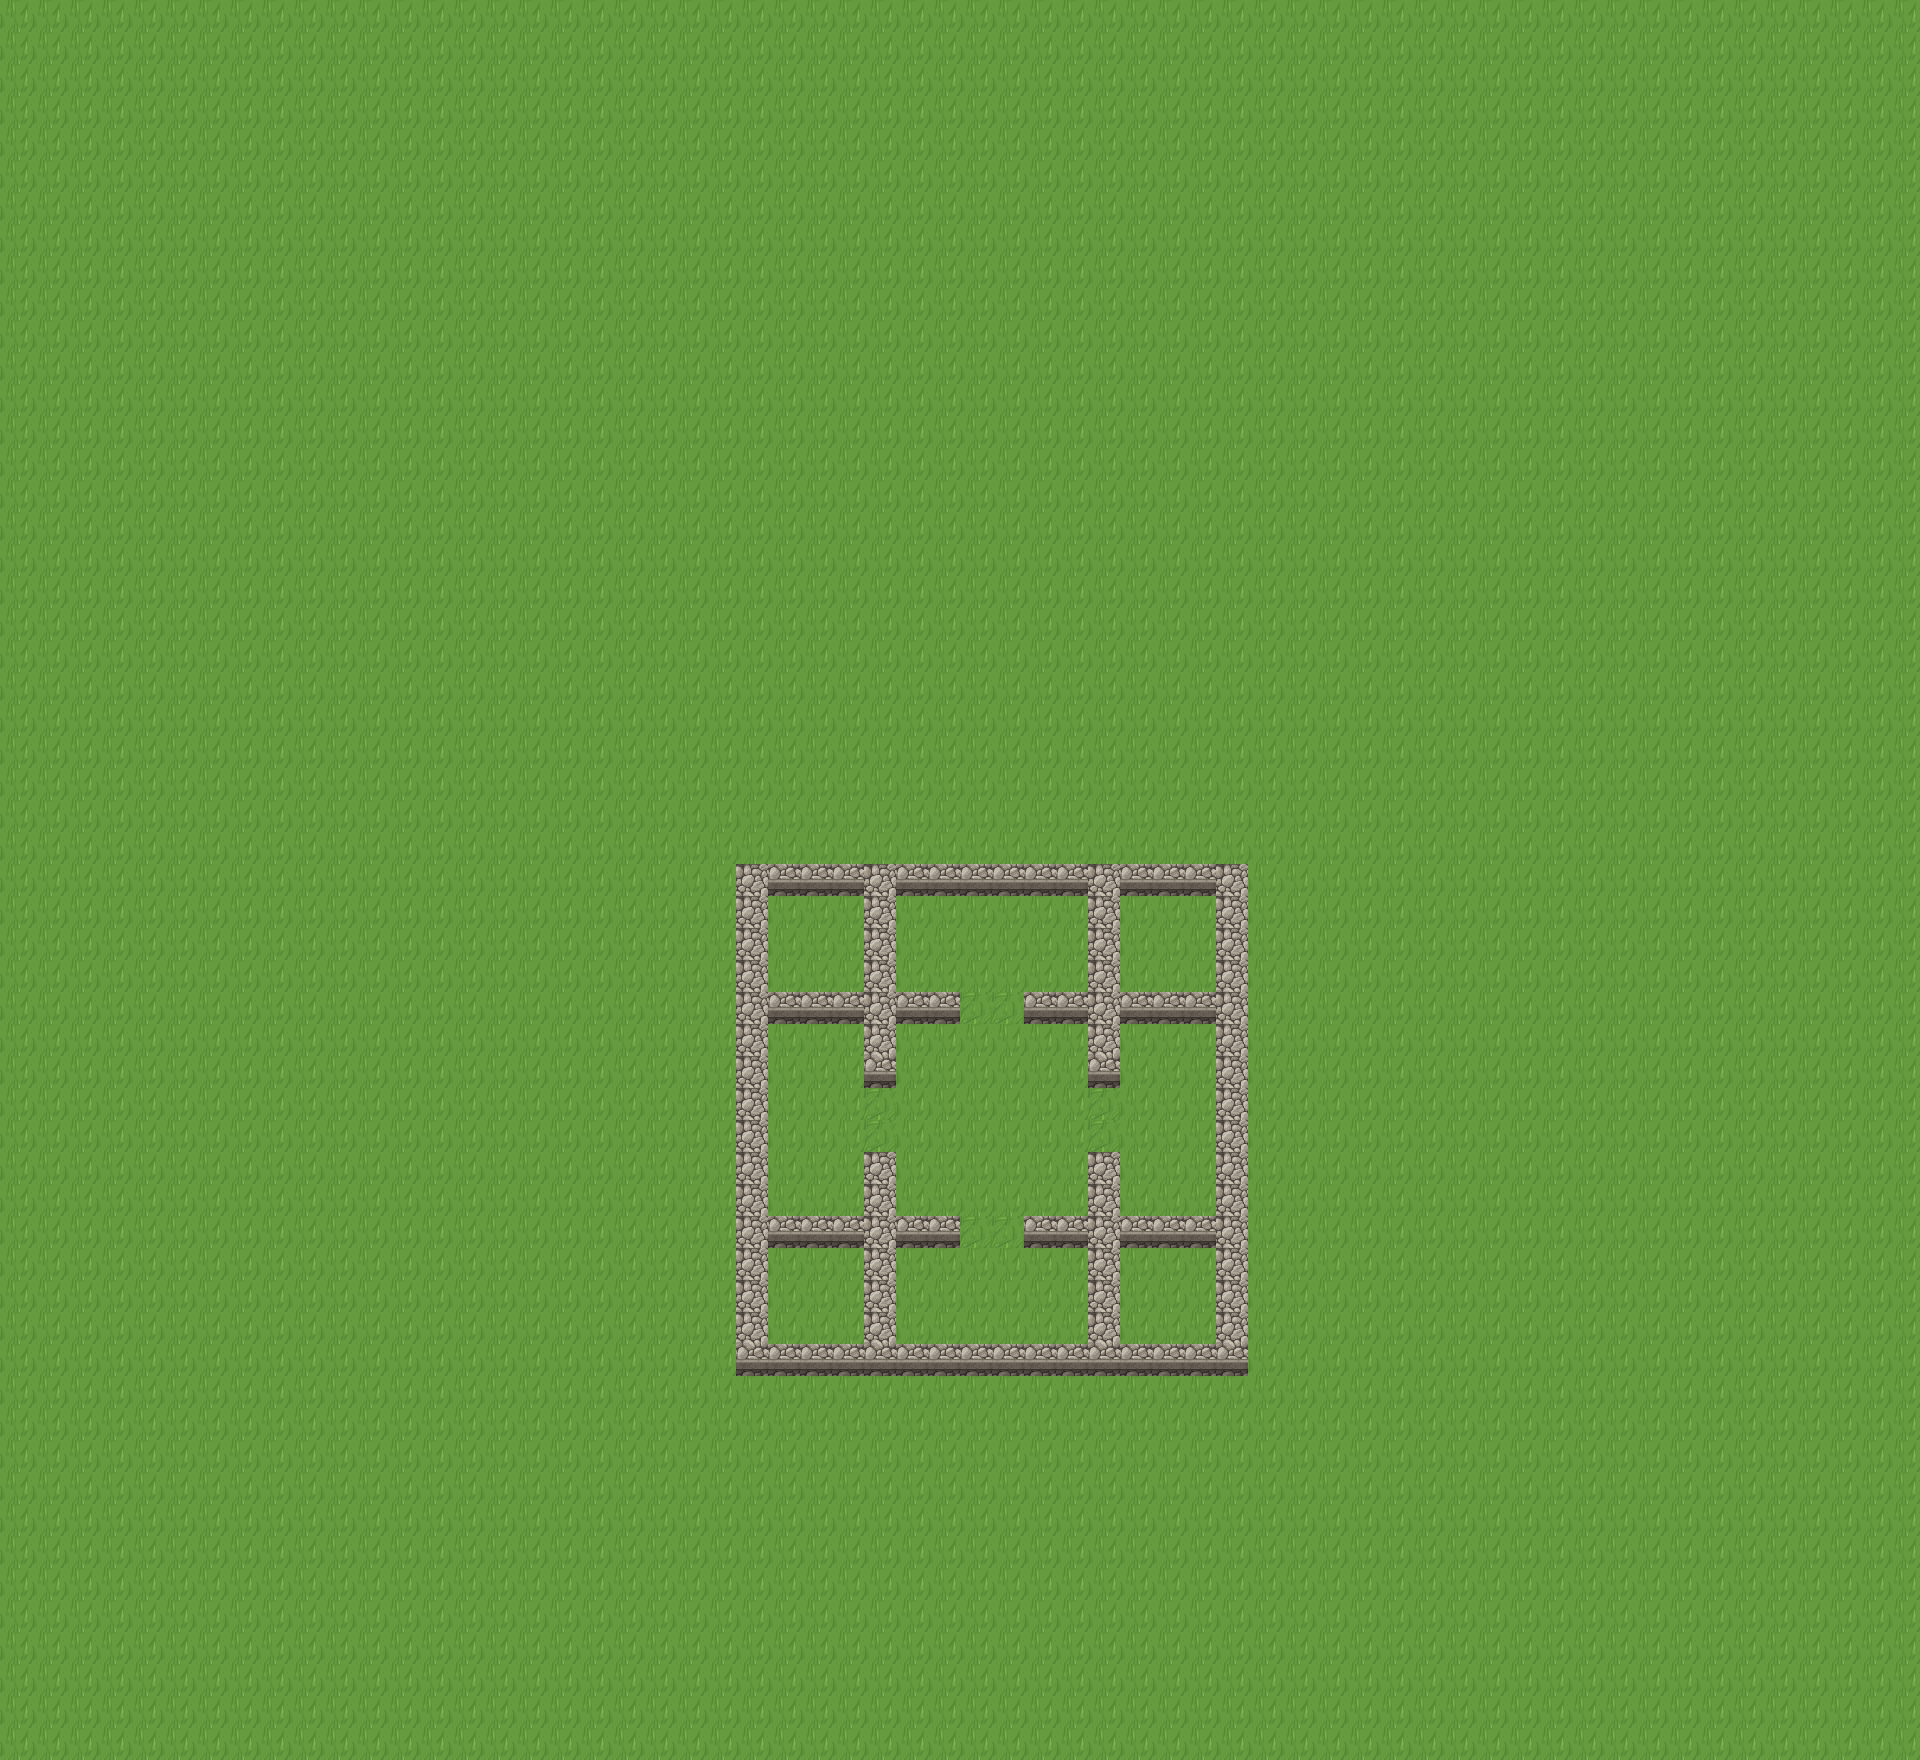

Tiled map render using the project's own tile images. Description and the map definition, with tile-layer contents summarised, below:
An orthogonal 60x55 tile map with 32x32 px tiles, 1 tile layer (Grass), 2 tilesets.

<map version="1.2" tiledversion="1.2.5" orientation="orthogonal" renderorder="left-down" width="60" height="55" tilewidth="32" tileheight="32" infinite="0" nextlayerid="14" nextobjectid="1">
 <tileset firstgid="1" name="Walls" tilewidth="32" tileheight="32" tilecount="312" columns="13">
  <image source="walls.png" width="432" height="768" />
  <tile id="40">
   <properties>
    <property name="Attackable" type="bool" value="true" />
   </properties>
  </tile>
  <tile id="53">
   <properties>
    <property name="Attackable" type="bool" value="true" />
   </properties>
  </tile>
  <tile id="126">
   <properties>
    <property name="Attackable" type="bool" value="true" />
   </properties>
  </tile>
  <tile id="139">
   <properties>
    <property name="Attackable" type="bool" value="true" />
   </properties>
  </tile>
 </tileset>
 <tileset firstgid="313" name="Grass" tilewidth="32" tileheight="32" tilecount="375" columns="25">
  <image source="fullGrass tile.png" width="827" height="496" />
  <tile id="0">
   <properties>
    <property name="IsGrass" type="bool" value="true" />
   </properties>
  </tile>
  <tile id="1">
   <properties>
    <property name="attractionPoint" type="bool" value="true" />
   </properties>
  </tile>
 </tileset>
 <layer id="13" name="Grass" width="60" height="55">
  <data>[3300 cells, 3300 non-empty, 4 distinct tile ids]</data>
 </layer>
</map>
